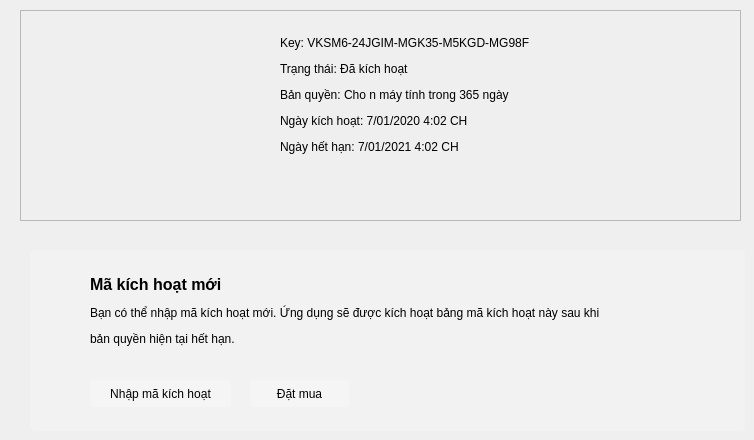
      <widget class="QWidget" name="page_22">
       <widget class="QFrame" name="frame_3">
        <property name="geometry">
         <rect>
          <x>30</x>
          <y>250</y>
          <width>715</width>
          <height>181</height>
         </rect>
        </property>
        <property name="styleSheet">
         <string notr="true">QFrame {
background: rgba(255,255,255,0.2);
border-radius: 5px;
}</string>
        </property>
        <property name="frameShape">
         <enum>QFrame::StyledPanel</enum>
        </property>
        <property name="frameShadow">
         <enum>QFrame::Raised</enum>
        </property>
        <widget class="QLabel" name="label_12">
         <property name="geometry">
          <rect>
           <x>10</x>
           <y>20</y>
           <width>32</width>
           <height>32</height>
          </rect>
         </property>
         <property name="styleSheet">
          <string notr="true">background: transparent;</string>
         </property>
         <property name="text">
          <string/>
         </property>
         <property name="pixmap">
          <pixmap>icon/help.png</pixmap>
         </property>
        </widget>
        <widget class="QLabel" name="label_13">
         <property name="geometry">
          <rect>
           <x>60</x>
           <y>20</y>
           <width>641</width>
           <height>81</height>
          </rect>
         </property>
         <property name="styleSheet">
          <string notr="true">background: transparent;</string>
         </property>
         <property name="text">
          <string>&lt;html&gt;&lt;head/&gt;&lt;body&gt;&lt;p&gt;&lt;span style=&quot; font-size:12pt; font-weight:600;&quot;&gt;Mã kích hoạt mới&lt;/span&gt;&lt;/p&gt;&lt;p&gt;Bạn có thể nhập mã kích hoạt mới. Ứng dụng sẽ được kích hoạt bảng mã kích hoạt này sau khi &lt;/p&gt;&lt;p&gt;bản quyền hiện tại hết hạn.&lt;/p&gt;&lt;/body&gt;&lt;/html&gt;</string>
         </property>
        </widget>
        <widget class="QPushButton" name="pushButton">
         <property name="geometry">
          <rect>
           <x>60</x>
           <y>130</y>
           <width>141</width>
           <height>27</height>
          </rect>
         </property>
         <property name="cursor">
          <cursorShape>PointingHandCursor</cursorShape>
         </property>
         <property name="styleSheet">
          <string notr="true">QPushButton {
background: rgba(255,255,255,0.2);
border-radius: 3px;
}

QPushButton::hover {
background: rgba(255,255,255,0.3);
}</string>
         </property>
         <property name="text">
          <string>Nhập mã kích hoạt</string>
         </property>
        </widget>
        <widget class="QPushButton" name="pushButton_2">
         <property name="geometry">
          <rect>
           <x>220</x>
           <y>130</y>
           <width>99</width>
           <height>27</height>
          </rect>
         </property>
         <property name="cursor">
          <cursorShape>PointingHandCursor</cursorShape>
         </property>
         <property name="styleSheet">
          <string notr="true">QPushButton {
background: rgba(255,255,255,0.2);
border-radius: 3px;
}

QPushButton::hover {
background: rgba(255,255,255,0.3);
}</string>
         </property>
         <property name="text">
          <string>Đặt mua</string>
         </property>
         <property name="icon">
          <iconset>
           <normaloff>icon/cart.png</normaloff>icon/cart.png</iconset>
         </property>
        </widget>
       </widget>
       <widget class="QFrame" name="frame">
        <property name="geometry">
         <rect>
          <x>20</x>
          <y>10</y>
          <width>721</width>
          <height>211</height>
         </rect>
        </property>
        <property name="frameShape">
         <enum>QFrame::StyledPanel</enum>
        </property>
        <property name="frameShadow">
         <enum>QFrame::Raised</enum>
        </property>
        <widget class="QLabel" name="label_11">
         <property name="geometry">
          <rect>
           <x>260</x>
           <y>0</y>
           <width>371</width>
           <height>171</height>
          </rect>
         </property>
         <property name="text">
          <string>&lt;html&gt;&lt;head/&gt;&lt;body&gt;&lt;p&gt;Key: VKSM6-24JGIM-MGK35-M5KGD-MG98F&lt;/p&gt;&lt;p&gt;Trạng thái: Đã kích hoạt &lt;img src=&quot;icon/check_mark.png&quot;/&gt;&lt;/p&gt;&lt;p&gt;Bản quyền: Cho n máy tính trong 365 ngày&lt;/p&gt;&lt;p&gt;Ngày kích hoạt: 7/01/2020 4:02 CH&lt;/p&gt;&lt;p&gt;Ngày hết hạn: 7/01/2021 4:02 CH&lt;/p&gt;&lt;/body&gt;&lt;/html&gt;</string>
         </property>
        </widget>
        <widget class="QLabel" name="label_35">
         <property name="geometry">
          <rect>
           <x>20</x>
           <y>20</y>
           <width>201</width>
           <height>131</height>
          </rect>
         </property>
         <property name="text">
          <string/>
         </property>
         <property name="pixmap">
          <pixmap>icon/information.png</pixmap>
         </property>
         <property name="scaledContents">
          <bool>true</bool>
         </property>
        </widget>
       </widget>
      </widget>
